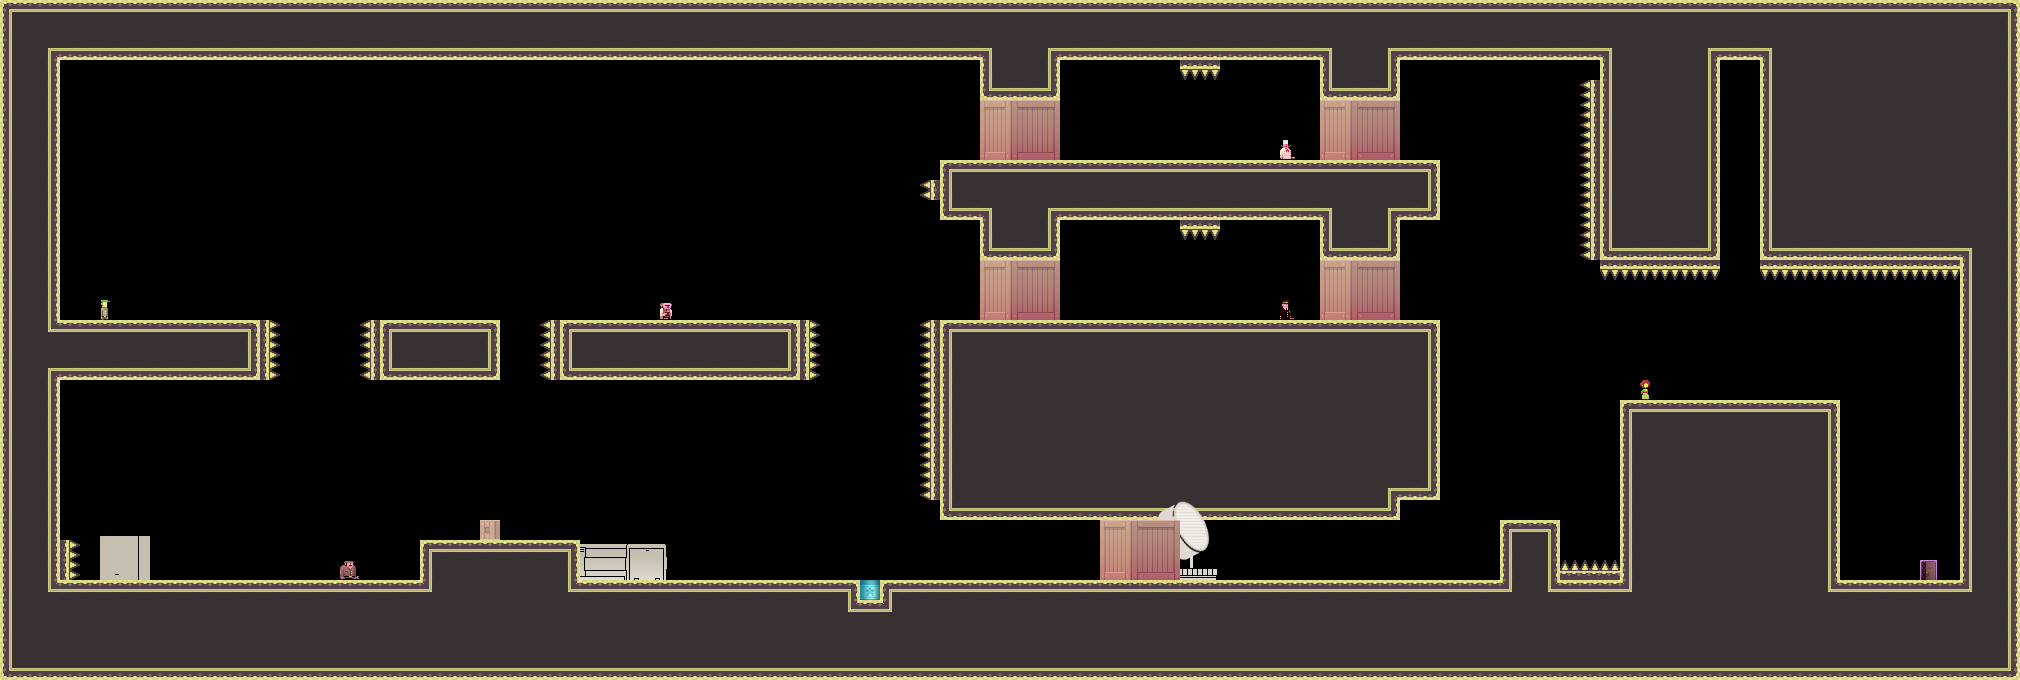

This is a level from a 2D game, rendered from its Tiled map with the project's own tilesets. A one-line summary and the map file follow, with tile-layer data summarised:
An orthogonal 101x34 tile map with 20x20 px tiles, 3 tile layers (bg, bg2, dontAutoLoad_sprites) and 39 objects.

<map version="1.0" orientation="orthogonal" width="101" height="34" tilewidth="20" tileheight="20">
 <tileset firstgid="1" name="tiles_military" tilewidth="20" tileheight="20">
  <image source="../Art/tiles_military.png" width="400" height="400" />
  <terraintypes>
   <terrain name="solid" tile="151" />
   <terrain name="hollow" tile="94" />
  </terraintypes>
  <tile id="8" terrain=",,,1" />
  <tile id="9" terrain=",,1,1" />
  <tile id="10" terrain=",,1,1" />
  <tile id="11" terrain=",,1,1" />
  <tile id="12" terrain=",,1,1" />
  <tile id="13" terrain=",,1,1" />
  <tile id="14" terrain=",,1," />
  <tile id="15" terrain="1,1,1," />
  <tile id="16" terrain="1,1,,1" />
  <tile id="28" terrain=",1,,1" />
  <tile id="34" terrain="1,,1," />
  <tile id="35" terrain="1,,1,1" />
  <tile id="36" terrain=",1,1,1" />
  <tile id="48" terrain=",1,,1" />
  <tile id="54" terrain="1,,1," />
  <tile id="68" terrain=",1,,1" />
  <tile id="74" terrain="1,,1," />
  <tile id="88" terrain=",1,,1" />
  <tile id="94" terrain="1,,1," />
  <tile id="108" terrain=",1,,1" />
  <tile id="114" terrain="1,,1," />
  <tile id="128" terrain=",1,," />
  <tile id="129" terrain="1,1,," />
  <tile id="130" terrain="1,1,," />
  <tile id="131" terrain="1,1,," />
  <tile id="132" terrain="1,1,," />
  <tile id="133" terrain="1,1,," />
  <tile id="134" terrain="1,,," />
  <tile id="148" terrain=",,,0" />
  <tile id="149" terrain=",,0,0" />
  <tile id="150" terrain=",,0," />
  <tile id="151" terrain="0,0,0," />
  <tile id="152" terrain="0,0,," />
  <tile id="153" terrain="0,0,,0" />
  <tile id="168" terrain=",0,,0" />
  <tile id="170" terrain="0,,0," />
  <tile id="171" terrain="0,,0," />
  <tile id="173" terrain=",0,,0" />
  <tile id="188" terrain=",0,," />
  <tile id="189" terrain="0,0,," />
  <tile id="190" terrain="0,,," />
  <tile id="191" terrain="0,,0,0" />
  <tile id="192" terrain=",,0,0" />
  <tile id="193" terrain=",0,0,0" />
  <tile id="194" terrain="0,0,0,0" />
  <tile id="195" terrain="1,1,1,1" />
  <tile id="356">
   <properties>
    <property name="LargeCrate" value="" />
   </properties>
  </tile>
  <tile id="380">
   <properties>
    <property name="Andre" value="" />
   </properties>
  </tile>
  <tile id="381">
   <properties>
    <property name="Liselot" value="" />
   </properties>
  </tile>
  <tile id="382">
   <properties>
    <property name="Amsterdaam" value="" />
   </properties>
  </tile>
  <tile id="383">
   <properties>
    <property name="Worker" value="" />
   </properties>
  </tile>
  <tile id="384">
   <properties>
    <property name="Inspector" value="" />
   </properties>
  </tile>
  <tile id="385">
   <properties>
    <property name="Chef" value="" />
   </properties>
  </tile>
  <tile id="386">
   <properties>
    <property name="Exit" value="" />
   </properties>
  </tile>
  <tile id="387">
   <properties>
    <property name="Trampoline" value="" />
   </properties>
  </tile>
  <tile id="388">
   <properties>
    <property name="SmallCrate" value="" />
   </properties>
  </tile>
  <tile id="389">
   <properties>
    <property name="SugarBag" value="" />
   </properties>
  </tile>
 </tileset>
 <layer name="bg" width="101" height="34">
  <data>[3434 cells, 1743 non-empty, 22 distinct tile ids]</data>
 </layer>
 <layer name="bg2" width="101" height="34">
  <data>[3434 cells, 97 non-empty, 78 distinct tile ids]</data>
 </layer>
 <objectgroup name="boxes" width="101" height="34">
  <object x="0" y="0" width="260" height="60" />
  <object x="0" y="60" width="60" height="260" />
  <object x="0" y="320" width="260" height="60" />
  <object x="380" y="320" width="120" height="60" />
  <object x="560" y="320" width="240" height="60" />
  <object x="940" y="320" width="460" height="200" />
  <object x="980" y="220" width="80" height="40" />
  <object x="1320" y="220" width="80" height="40" />
  <object x="940" y="160" width="500" height="60" />
  <object x="0" y="380" width="60" height="300" />
  <object x="60" y="580" width="1320" height="100" />
  <object x="1380" y="580" width="640" height="100" />
  <object x="1960" y="0" width="60" height="580" />
  <object x="260" y="0" width="980" height="60" />
  <object x="1240" y="0" width="720" height="60" />
  <object x="980" y="60" width="80" height="40" />
  <object x="1320" y="60" width="80" height="40" />
  <object x="1440" y="140">
   <properties>
    <property name="speed" value="100" />
   </properties>
   <polyline points="0,0 0,200 140,200" />
  </object>
  <object x="420" y="540" width="160" height="40" />
  <object x="1560" y="340">
   <polyline points="0,0 0,200 60,200" />
  </object>
  <object x="1500" y="520" width="60" height="60" />
  <object x="1620" y="400" width="220" height="180" />
  <object x="1600" y="60" width="120" height="200" />
  <object x="1760" y="60" width="200" height="200" />
  <object x="1400" y="320" width="40" height="180" />
  <object x="1860" y="400">
   <polyline points="0,0 0,120" />
  </object>
 </objectgroup>
 <layer name="dontAutoLoad_sprites" width="101" height="34">
  <data>[3434 cells, 77 non-empty, 25 distinct tile ids]</data>
 </layer>
 <objectgroup name="dontAutoLoad_death" width="101" height="34">
  <object x="260" y="320" width="20" height="60" />
  <object x="360" y="320" width="20" height="60" />
  <object x="540" y="320" width="20" height="60" />
  <object x="800" y="320" width="20" height="60" />
  <object x="920" y="320" width="20" height="180" />
  <object x="1180" y="60" width="40" height="20" />
  <object x="1180" y="220" width="40" height="20" />
  <object x="1560" y="560" width="60" height="20" />
  <object x="60" y="540" width="20" height="40" />
  <object x="1600" y="260" width="120" height="20" />
  <object x="1760" y="260" width="200" height="20" />
  <object x="1580" y="80" width="20" height="180" />
  <object x="920" y="180" width="20" height="20" />
 </objectgroup>
</map>
